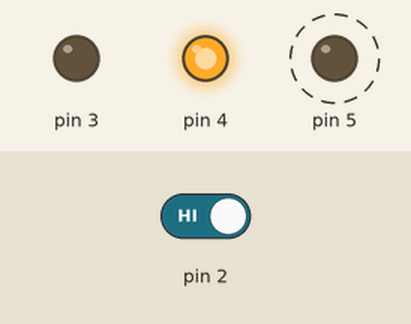
Simulated run of this sketch. Board: Arduino Uno, built with avr-gcc and run on an emulated ATmega328P. Shown: output pins drawn as LEDs (lit = HIGH). Dashed ring = blinking. Inputs (shaded band) come from the test bench; at power-on: pin 2 HIGH.

Above: at 1.4 s.
1.5 s: pin 2 driven LOW
At 2.2 s:
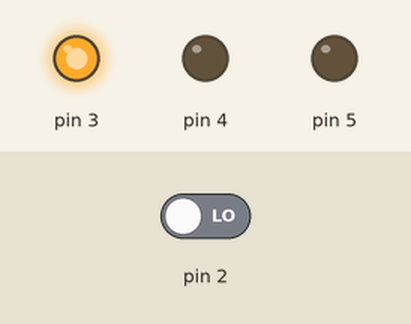
3.0 s: pin 2 driven HIGH
At 3.07 s:
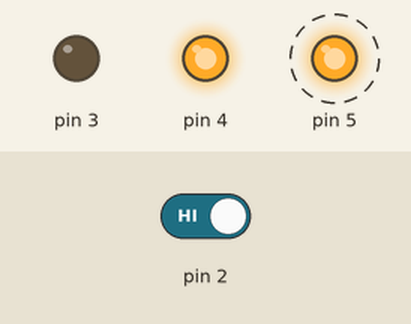
Timing chart, 0 to 12.0 s (numbered marks = the images above; inputs shaded):
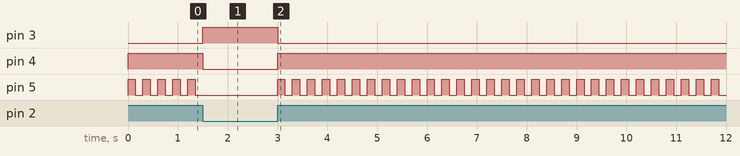

Measured:
- after the input at 1.5 s, pin 3: LOW → HIGH at once; pin 4: HIGH → LOW at once; pin 5: stops changing and stays LOW
- after the input at 3.0 s, pin 3: HIGH → LOW at once; pin 4: LOW → HIGH at once; pin 5: alternates HIGH for 0.15 s and LOW for 0.15 s, starting at once
- by itself, pin 5: alternates HIGH for 0.15 s and LOW for 0.15 s

The sketch:

Spaceship_Interface.ino
```cpp
int switchState = 0;

void setup() {
  pinMode(3, OUTPUT);
  pinMode(4, OUTPUT);
  pinMode(5, OUTPUT);
  pinMode(2, INPUT);
}

void loop() {
  switchState = digitalRead(2);
  if (switchState == LOW) {

    //Button not Pressed

    digitalWrite(3, HIGH); //Green on
    digitalWrite(4, LOW); //Red off
    digitalWrite(5, LOW); //Red off
  }

  else {

    //Button pressed

    digitalWrite(3, LOW); //Green off
    digitalWrite(4, HIGH); //Red on
    digitalWrite(5, HIGH); //Red on

    delay(150);
    //Light LEDs
    digitalWrite(4, HIGH);
    digitalWrite(5, LOW);
    delay(150);

  }

}
```
